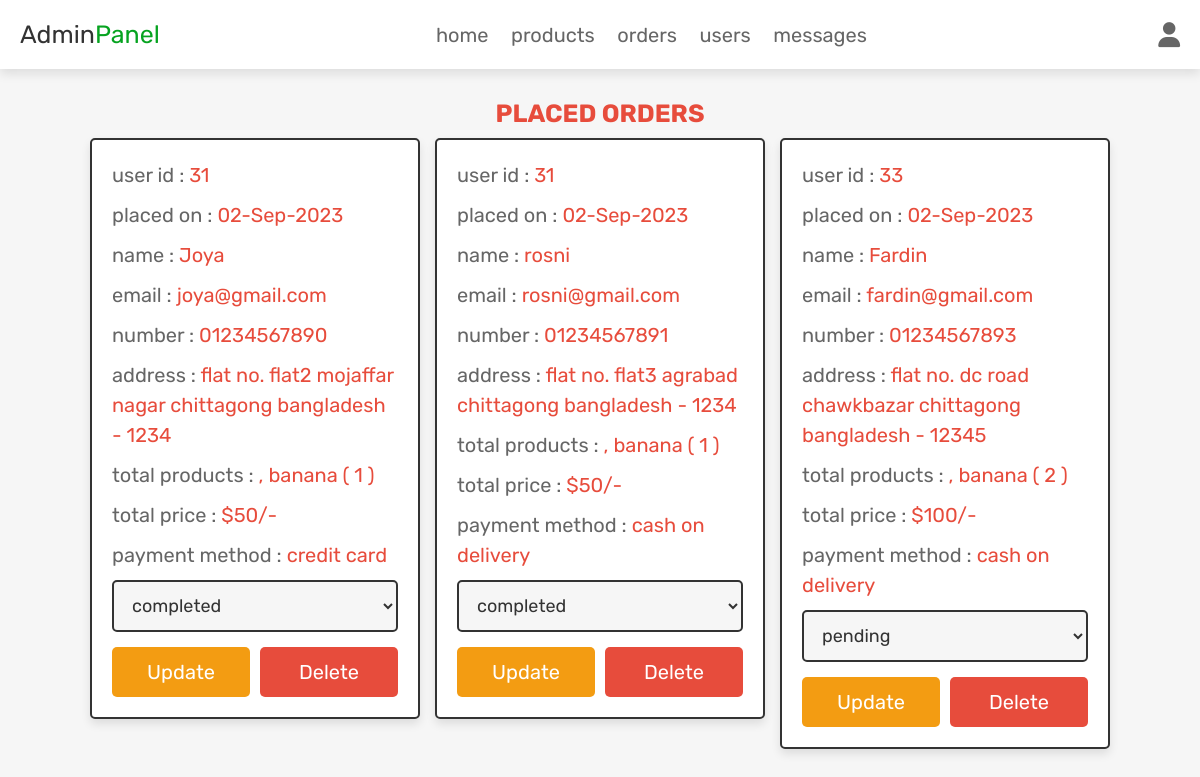
/admin_orders.php (signed in), run on the app's committed database.
### tables this page shows
CREATE TABLE `orders` (
  `id` int(100) NOT NULL,
  `user_id` int(100) NOT NULL,
  `name` varchar(100) NOT NULL,
  `number` varchar(12) NOT NULL,
  `email` varchar(100) NOT NULL,
  `method` varchar(50) NOT NULL,
  `address` varchar(500) NOT NULL,
  `total_products` varchar(1000) NOT NULL,
  `total_price` int(100) NOT NULL,
  `placed_on` varchar(50) NOT NULL,
  `payment_status` varchar(20) NOT NULL DEFAULT 'pending'
);

### admin_orders.php (the view, shortened to what this page needs)
<?php
include 'config.php';
?>
<!DOCTYPE html>
<html lang="en">
<head>
   <link rel="stylesheet" href="https://cdnjs.cloudflare.com/ajax/libs/font-awesome/6.1.1/css/all.min.css">
   <link rel="stylesheet" href="css/admin_style.css">
</head>
<body>
<?php include 'admin_header.php'; ?>
<section class="placed-orders">
   <h1 class="title">Placed orders</h1>
   <div class="box-container">
      <?php
         $select_orders = $conn->prepare("SELECT * FROM `orders`");
         $select_orders->execute();
         if($select_orders->rowCount() > 0){
            while($fetch_orders = $select_orders->fetch(PDO::FETCH_ASSOC)){
      ?>
      <div class="box">
         <p> user id : <span><?= $fetch_orders['user_id']; ?></span> </p>
         <p> placed on : <span><?= $fetch_orders['placed_on']; ?></span> </p>
         <p> name : <span><?= $fetch_orders['name']; ?></span> </p>
         <p> email : <span><?= $fetch_orders['email']; ?></span> </p>
         <p> number : <span><?= $fetch_orders['number']; ?></span> </p>
         <p> address : <span><?= $fetch_orders['address']; ?></span> </p>
         <p> total products : <span><?= $fetch_orders['total_products']; ?></span> </p>
         <p> total price : <span>$<?= $fetch_orders['total_price']; ?>/-</span> </p>
         <p> payment method : <span><?= $fetch_orders['method']; ?></span> </p>
         <form action="" method="POST">
            <select name="update_payment" class="drop-down">
               <option value="" selected disabled><?= $fetch_orders['payment_status']; ?></option>
            </select>
            <div class="flex-btn">
               <input type="submit" name="update_order" class="option-btn" value="Update">
               <a href="admin_orders.php?delete=<?= $fetch_orders['id']; ?>" class="delete-btn" onclick="return confirm('delete this order?');">delete</a>
            </div>
         </form>
      </div>
      <?php
         }
      }else{
         echo '<p class="empty">no orders placed yet!</p>';
      }
      ?>
   </div>
</section>
</body>
</html>

### css/admin_style.css (style rules this page uses)
.placed-orders .box-container { display: grid; grid-template-columns: repeat(auto-fit, 33rem); gap:1.5rem; align-items: flex-start; justify-content:center; }
.placed-orders .box-container .box { border:var(--border); box-shadow: var(--box-shadow); background-color: var(--white); border-radius: .5rem; padding:2rem; }
.placed-orders .box-container .box p { margin-bottom: 1rem; line-height: 1.5; font-size: 2rem; color:var(--light-color); }
.placed-orders .box-container .box p span { color:var(--red); }
.placed-orders .box-container .box .drop-down { width: 100%; padding:1.2rem 1.4rem; font-size: 1.8rem; border:var(--border); border-radius: .5rem; background-color: var(--light-bg); margin-bottom: .5rem; }

### css/components.css (style rules this page uses)
:root { --green:#06a320; --orange:#f39c12; --red:#e74c3c; --black:#333; --light-color:#666; --white:#fff; --light-bg:#f6f6f6; --border:.2rem solid var(--black); --box-shadow:0 .5rem 1rem rgba(0,0,0,.1); }
* { font-family: 'Rubik', sans-serif; margin:0; padding:0; box-sizing: border-box; outline: none; border:none; text-decoration: none; color:var(--black); }
body { background-color: var(--light-bg); }
html { font-size: 62.5%; overflow-x: hidden; scroll-behavior: smooth; scroll-padding-top: 6.5rem; }
section { padding:3rem 2rem; max-width: 1200px; margin:0 auto; }
.btn, .delete-btn, .option-btn { display: block; width: 100%; margin-top: 1rem; border-radius: .5rem; color:var(--white); font-size: 2rem; padding:1.3rem 3rem; text-transform: capitalize; cursor: pointer; text-align: center; }
.delete-btn { background-color: var(--red); }
.option-btn { background-color: var(--orange); }
.flex-btn { display: flex; flex-wrap: wrap; gap:1rem; }
.flex-btn > * { flex:1; }
.title { text-align: center; margin-bottom: 1rem; text-transform: uppercase; color:var(--red); font-size: 2.5rem; }

### data on the page
orders: user "31", placed_on "02-Sep-2023", name "Joya", email "joya@gmail.com", number "01234567890", address "flat no. flat2 mojaffar nagar chittagong bangladesh - 1234", total_products ", banana ( 1 )", total_price "50", method "credit card", update_payment "completed"
orders: user "31", placed_on "02-Sep-2023", name "rosni", email "rosni@gmail.com", number "01234567891", address "flat no. flat3 agrabad chittagong bangladesh - 1234", total_products ", banana ( 1 )", total_price "50", method "cash on delivery", update_payment "completed"
orders: user "33", placed_on "02-Sep-2023", name "Fardin", email "fardin@gmail.com", number "01234567893", address "flat no. dc road chawkbazar chittagong bangladesh - 12345", total_products ", banana ( 2 )", total_price "100", method "cash on delivery", update_payment "pending"
